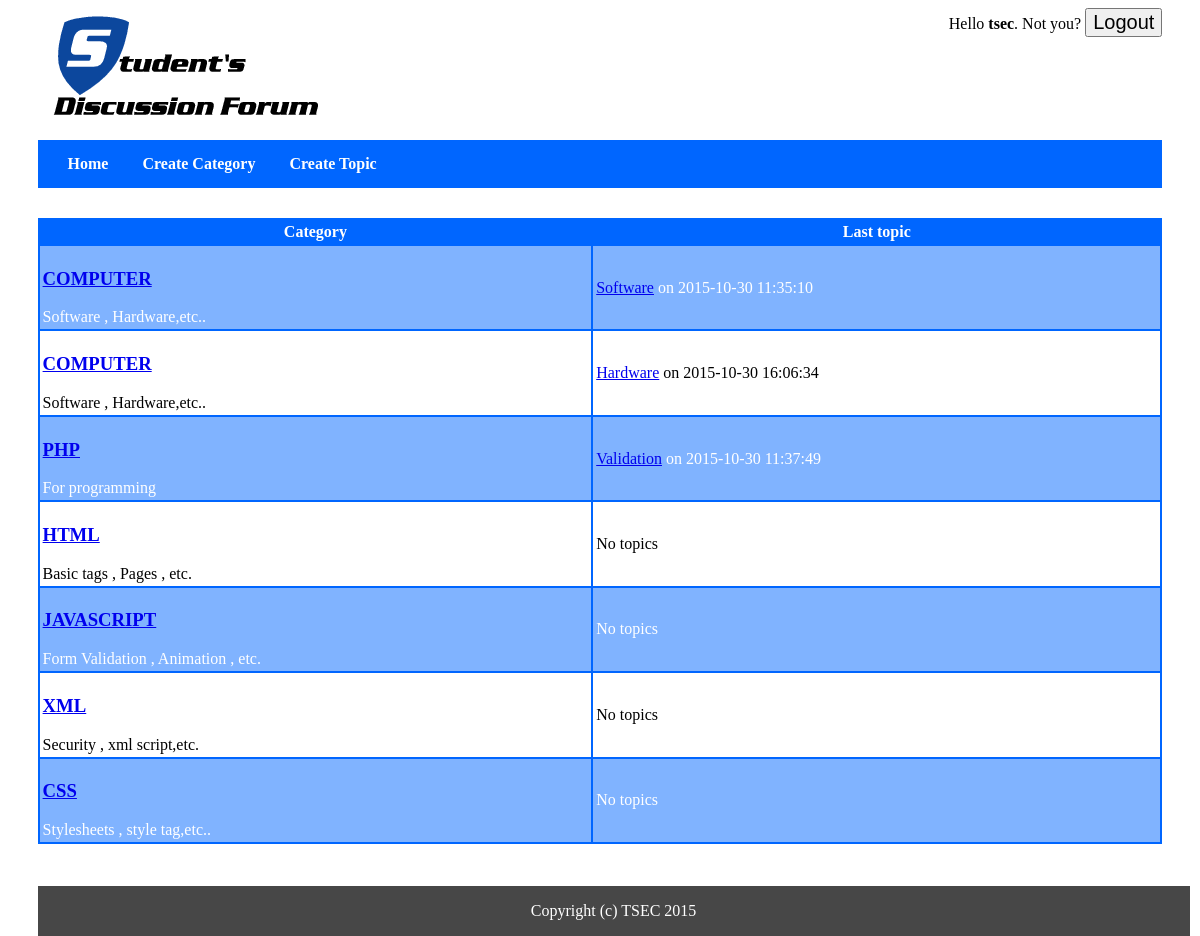
/ (signed in), run on the app's committed database.
### tables this page shows
CREATE TABLE `topics` (
  `topic_id` int(8) NOT NULL,
  `topic_subject` varchar(255) NOT NULL,
  `topic_date` datetime NOT NULL,
  `topic_cat` int(8) NOT NULL,
  `topic_by` int(8) NOT NULL
);

CREATE TABLE `categories` (
  `cat_id` int(8) NOT NULL,
  `cat_name` varchar(255) NOT NULL,
  `cat_description` varchar(255) NOT NULL
);

### index.php (the view)
<?php include'header.php' ?>
<link href="css/home.css" type="text/css" rel="stylesheet">
<?php
include 'connect.php';
$sql = " SELECT
            cat_id,
            cat_name,
            cat_description,
            topics.topic_subject,
            topics.topic_date,
            topics.topic_cat
        FROM
            categories
            LEFT JOIN
            topics
            ON
            topics.topic_cat=cat_id ";
$result = mysqli_query($conn,$sql);
if(!$result)
{
    echo 'The categories could not be displayed, please try again later.';
}
else
{
    if(mysqli_num_rows($result) == 0)
    {
        echo 'No categories defined yet.';
    }
    else
    {
        echo '<table id="home-table">
              <tr>
                <th>Category</th>
                <th>Last topic</th>
              </tr>';
        while($row = mysqli_fetch_assoc($result))
        {
            echo '<tr>';
                echo '<td>';
                    echo '<h3><a href="cat_view.php?id='.$row['cat_id'].'">' . $row['cat_name'] . '</a></h3>' . $row['cat_description'];
                echo '</td>';
                echo '<td>';
                if($row['topic_subject'] != "")
                            echo '<a href="topic.php?id=">'.$row['topic_subject'].'</a> on '.$row['topic_date'].' ';
                else
                            echo 'No topics ';
                echo '</td>';
            echo '</tr>';
        }
        echo'</table><br><br><br>';
    }
}
?>
<?php include'footer.php' ?>
</body>
</html>

### css/home.css (style rules this page uses)
#home-table { margin: 30px auto; width : 90%; border:2px solid #0066FF; border-collapse: collapse; width: 100%; border-radius: 2px; }
th { color:#FFFFFF; padding:3px; border:2px solid #0066FF; background-color:#0066FF; }
td { padding:3px; border : 2px solid #0066FF; //text-align: left; margin: 3px; }
tr { border:2px solid #0066FF; }
tr:nth-child(even) td { background-color: #80B3FF; color: white; }

### data on the page
topics: topic_cat.cat_name "COMPUTER", topic_cat.cat_description "Software , Hardware,etc..", topic_subject "Software", topic_date "2015-10-30 11:35:10"
topics: topic_cat.cat_name "COMPUTER", topic_cat.cat_description "Software , Hardware,etc..", topic_subject "Hardware", topic_date "2015-10-30 16:06:34"
topics: topic_cat.cat_name "PHP", topic_cat.cat_description "For programming", topic_subject "Validation", topic_date "2015-10-30 11:37:49"
categories: cat_name "HTML", cat_description "Basic tags , Pages , etc.", shows "No topics"
categories: cat_name "JAVASCRIPT", cat_description "Form Validation , Animation , etc.", shows "No topics"
categories: cat_name "XML", cat_description "Security , xml script,etc.", shows "No topics"
categories: cat_name "CSS", cat_description "Stylesheets , style tag,etc..", shows "No topics"

### other printed values
$_SESSION['user_name'] "tsec"
